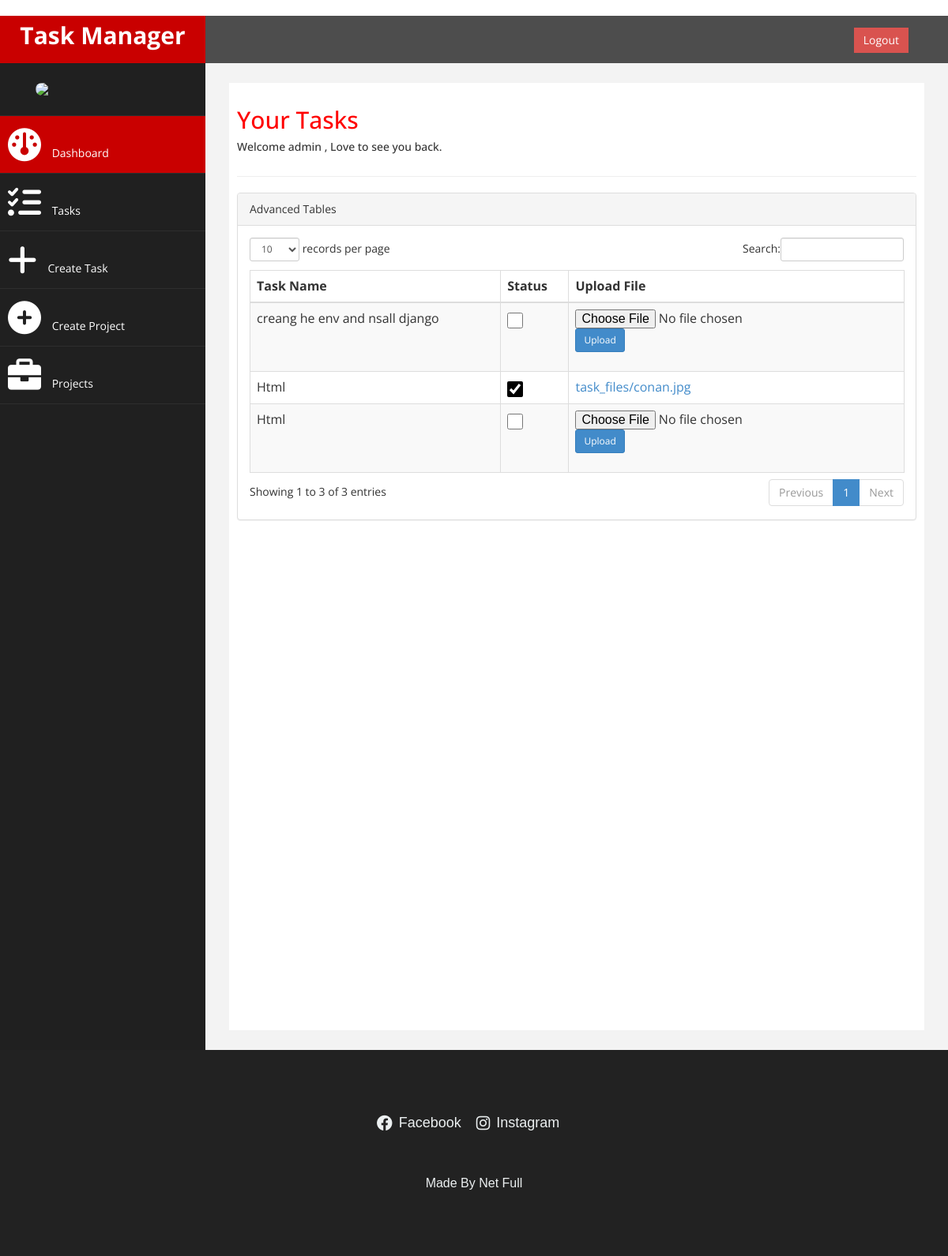
The app's page /tasks/ (signed in), older data.
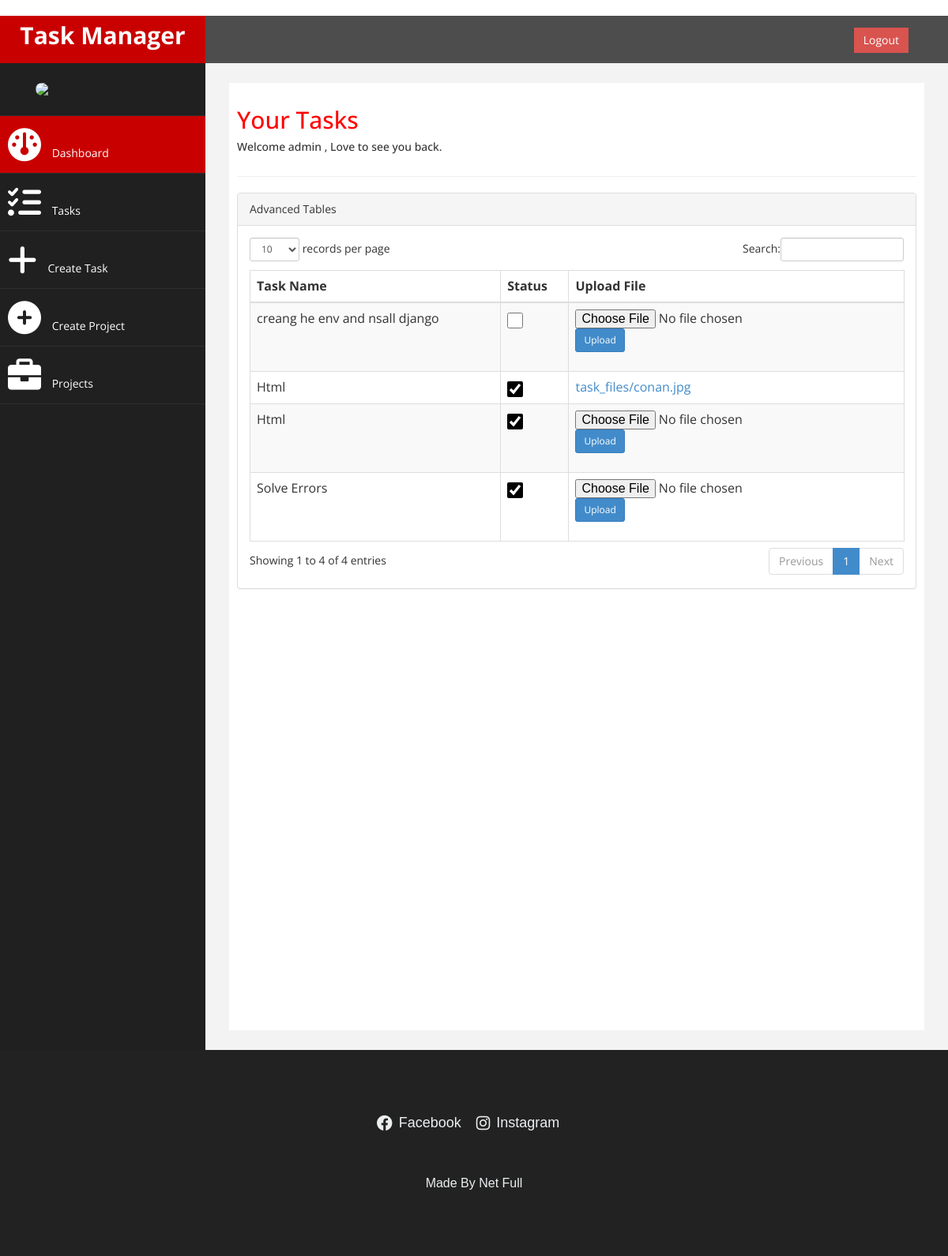
The same page, newer data.
### welcome/models.py (models this page shows, shortened)
class ProUserTask(models.Model):
    user = models.ForeignKey(CustomUser, on_delete=models.CASCADE)  # Task creator
    task_name = models.CharField(max_length=255)
    project = models.ForeignKey(
        'Project', on_delete=models.CASCADE, null=True, blank=True, related_name='tasks'
    )  # Related name for reverse querying tasks by project
    assigned_to = models.ForeignKey(
        CustomUser, on_delete=models.SET_NULL, null=True, blank=True, related_name='assigned_tasks'
    )  # User to whom the task is assigned
    uploaded_file = models.FileField(upload_to='task_files/', null=True, blank=True)
    created_at = models.DateTimeField(auto_now_add=True)
    is_done = models.BooleanField(default=False)

### welcome/views.py (the view)
# urls.py: path('tasks/', views.user_tasks_view, name='user_tasks_view'),
def user_tasks_view(request):
    user = request.user
    context = {}
    if user.is_authenticated:
        if user.subscription_type == 'pro':
            pro_tasks = ProUserTask.objects.filter(user=user)
            context['tasks'] = pro_tasks
        else:
            user_tasks = LoggedUserTask.objects.filter(user=user)
            assigned_tasks = ProUserTask.objects.filter(assigned_to=user)
            context['tasks'] = list(user_tasks) + list(assigned_tasks)
        context['is_pro_user'] = user.subscription_type == 'pro'
    else:
        ip_address = get_client_ip(request)  # Fetch the IP address of the user
        unlogged_tasks = UnloggedUserTask.objects.filter(ip_address=ip_address)
        context['tasks'] = unlogged_tasks
        context['is_pro_user'] = False  # Not a logged-in user
    return render(request, 'tasks.html', context)

### welcome/templates/tasks.html (shortened to what the changed rows need)
﻿﻿<!DOCTYPE html>
<html xmlns="http://www.w3.org/1999/xhtml">
<head>
    <link href="../static/bootstrap.css" rel="stylesheet" />
    <link href="../static/font-awesome.css" rel="stylesheet" />
    <link rel="stylesheet" href="https://cdnjs.cloudflare.com/ajax/libs/font-awesome/6.0.0-beta3/css/all.min.css" />
    <link href="../static/custom.css" rel="stylesheet" />
    <link href="../static/js/dataTables/dataTables.bootstrap.css" rel="stylesheet" />
</head>
<body>
    <div id="wrapper">
        <div id="page-wrapper" >
            <div id="page-inner">
                <div class="row">
                    <div class="col-md-12">
                     <h2>Your Tasks</h2>
                    </div>
                </div>
            <div class="row">
                <div class="col-md-12">
                    <div class="panel panel-default">
                        <div class="panel-body">
                            <div class="table-responsive">
                                <table class="table table-striped table-bordered table-hover" id="dataTables-example">
                                    <thead>
                                        <tr>
                                            <th>Task Name</th>
                                            <th>Status</th>
                                            <th>Upload File</th>
                                        </tr>
                                    </thead>
                                    <tbody>
                                        {% for task in tasks %}
                                        <tr class="odd gradeX">
                                            <td>{{ task.task_name }}</td>
                                            <td>
                                                <input
                                                    type="checkbox"
                                                    data-task-id="{{ task.id }}"
                                                    onchange="handleTaskToggle(this)"
                                                    {% if task.is_done %}checked{% endif %}
                                                />
                                            </td>
                                            <td>
                                                {% if is_pro_user or task.assigned_to == user %}
                                                    {% if task.uploaded_file %}
                                                        <a href="{{ task.uploaded_file.url }}" target="_blank">{{ task.uploaded_file.name }}</a>
                                                    {% else %}
                                                        <form action="{% url 'upload_task_file' task.id %}" method="post" enctype="multipart/form-data">
                                                            <input type="file" name="file" required />
                                                            <button type="submit" class="btn btn-sm btn-primary">Upload</button>
                                                        </form>
                                                    {% endif %}
                                                {% else %}
                                                    N/A
                                                {% endif %}
                                            </td>
                                        </tr>
                                        {% endfor %}
                                    </tbody>
                                </table>
                            </div>
                        </div>
                    </div>
                </div>
            </div>
                </div>
            </div>
        </div>
</body>
</html>

Row changes from the older to the newer data that the page shows:
changed ProUserTask (number 2 of 4 on the later page): is_done "☐" → "☑"
added ProUserTask: task_name "Solve Errors", is_done "☑"
Text that changed along with them:
text written by a page script: "records per page Search: Showing 1 to 3 of 3 entries Previous 1 Next" → "records per page Search: Showing 1 to 4 of 4 entries Previous 1 Next"
